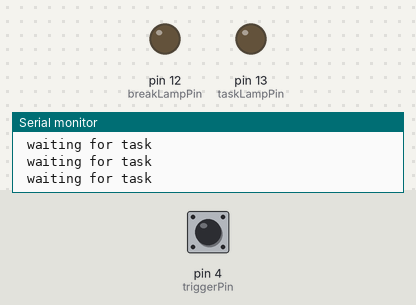
This sketch was run on a simulated Arduino Uno, built with avr-gcc and run on an emulated ATmega328P. Shown: output pins drawn as LEDs (lit = HIGH), the last lines printed to the serial monitor. Dashed ring = blinking. Inputs (shaded band) come from the test bench; at power-on: pin 4 (triggerPin) HIGH.

Above: at 1.2 s.
1.3 s: pin 4 (triggerPin) pulled LOW for 0.15 s
At 1.39 s:
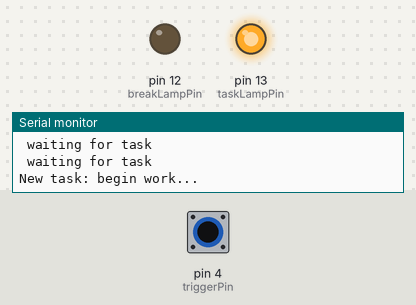
2.9 s: pin 4 (triggerPin) pulled LOW for 0.15 s
At 4.0 s:
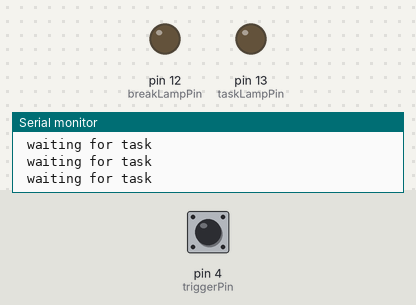
6.0 s: pin 4 (triggerPin) pulled LOW for 1 s
At 6.6 s:
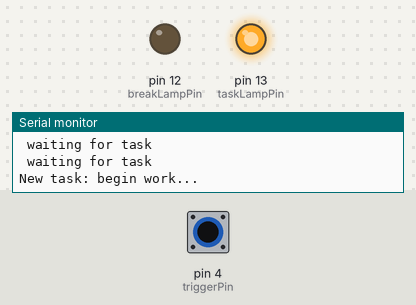
10.0 s: pin 4 (triggerPin) pulsed LOW 2 times (0.12 s each, 0.3 s apart)
At 10.36 s:
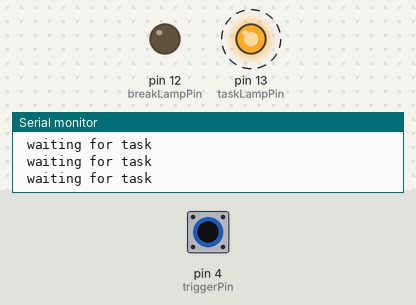
13.6 s: pin 4 (triggerPin) pulsed LOW 5 times (0.12 s each, 0.3 s apart)
At 15.5 s:
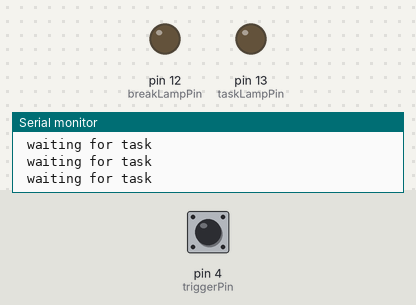
Timing chart, 0 to 17.0 s (numbered marks = the images above; inputs shaded):
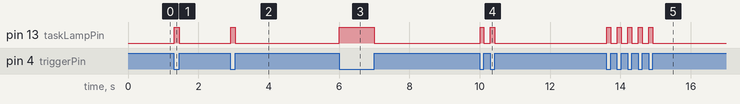

Measured:
- after the input at 1.3 s, pin 13 (taskLampPin): LOW → HIGH at once, → LOW 0.13 s later
- after the input at 2.9 s, pin 13 (taskLampPin): LOW → HIGH at once, → LOW 0.13 s later
- after the input at 6.0 s, pin 13 (taskLampPin): LOW → HIGH at once, → LOW 1.0 s later
- after the input at 10.0 s, pin 13 (taskLampPin): alternates HIGH for 0.11 s and LOW for 0.19 s, 4 changes in all, then stays LOW, starting at once
- after the input at 13.6 s, pin 13 (taskLampPin): alternates HIGH for 0.11 s and LOW for 0.19 s, 10 changes in all, then stays LOW, starting at once

The sketch:

pomodoro.ino
```cpp
int message = 0;//в дальнейшем будет использована для считывания положентя переключателя
// следующие переменные имеют тип long, так как время измеряется в миллисекундах
// и значение в переменных, возможно, будет превышать максимальный размер переменной типа int
unsigned long TASK_TIME = 10000; // для проверки задаем время работы = 10 секундам
unsigned long BREAK_TIME = 5000; // для проверки задаем время перерыва = 5 секунд
unsigned long taskDelayStart = 0; // момент времени, в который начинается отсчет (работа)
unsigned long breakDelayStart = 0; // момент времени, в который начинается отсчет (перерыв)
bool taskDelayRunning = false; // = true, если отсчет времени все еще идет (работа)
bool breakDelayRunning = false; // = true, если отсчет времени все еще идет (перерыв)
bool taskLightOn = false; // следим за состоянием светодиода

#define taskLampPin 13 //назначаем пин первому светодиоду (работа)
#define breakLampPin 12 //назначаем пин второму светодиоду (перерыв)
#define triggerPin 4 //назначаем пин переключателю

void setup() {
  pinMode(triggerPin, INPUT_PULLUP); //настраеваем на вход пин переключателя
                                    //со встроенным подтягивающим резистором
  pinMode(taskLampPin, OUTPUT); //настраевам пин первого светодиода на выход
  digitalWrite(taskLampPin, LOW);//при включении или перезагрузке первый светодиод выключен
  pinMode(breakLampPin, OUTPUT);//настраевам пин второго светодиода на выход
  digitalWrite(breakLampPin, LOW);//при включении или перезагрузке второй светодиод выключен

  // подключаем монитор порта, чтобы в дальнейшем отслеживать в нем время
  Serial.begin(9600);
}

void loop() {
  message = digitalRead(triggerPin);// загружаем в переменную message состояние переключаетеля
  if (message == 0){ //если переключатель находится в правом положении (выкл),
                    //то есть работа (задача) еще не выполнена
    if (!taskLightOn && !taskDelayRunning & !breakDelayRunning){ // если светодиоды выкл.
                                                                // и ни один таймер еще не начал работать
      taskDelayStart = millis(); // фиксируем время начала работы
      taskDelayRunning = true;   // включаем переменную, сигнализирующую о том, что отсчет времени (работа) пошел

      digitalWrite(taskLampPin, HIGH);         //включаем светодиод 1
      taskLightOn = true;// записываем в переменную, что светодиод 1 включен
      Serial.println("New task: begin work...");//  выводим в монитор порта текст
    }

    // проверяем, вышло ли время для работы
    if (taskLightOn && taskDelayRunning && ((millis() - taskDelayStart) >= TASK_TIME)) {
      taskDelayStart += TASK_TIME; // защита от "проскока" нужного времени
      taskDelayRunning = false;//выключаем таймер рабочего времени
      Serial.println("time has elapsed,  take a break");//выводим в монитор порта текст
      digitalWrite(breakLampPin, HIGH);         //включаем сведодиод 2
      digitalWrite(taskLampPin, LOW);          //выключаем светодиод 1
      taskLightOn = false;//записываем в переменную, что светодиод 1 выключен

       breakDelayStart = millis(); // фиксируем время начала перерыва
       breakDelayRunning = true;// включаем переменную, сигнализирующую о том, что отсчет времени (перерыв) пошел
     }

    // проверяем, закончилось ли время переыва
    if (!taskLightOn && breakDelayRunning && ((millis() - breakDelayStart) >= BREAK_TIME)) {
      breakDelayStart += BREAK_TIME; // защита от "проскока" нужного времени
      breakDelayRunning = false;  //выключаем таймер времени перерыва
      Serial.println("break time is over, back to work"); //выводим в монитор порта текст
      taskDelayRunning = true;  //включаем таймер рабочего времени
      taskDelayStart = millis();  // снова фиксируем время начала работы
    digitalWrite(breakLampPin, LOW);         // выключаем светодиод 2
      digitalWrite(taskLampPin, HIGH);         // включаем светодиод 1
      taskLightOn = true; // записываем в перемнную, что светодиод 1 горит
    }
  }

    if (message == 1){ //если работа выполнена, то выключаем все и ждем действий пользователя
      breakDelayRunning = false; //записываем, что оба таймера выключены
      taskDelayRunning = false;
      if (taskLightOn){ //если светодиод 1 в этот момент горел, значит пользователь выключил
                        //устройство до конца отсчета рабочего времени, значит задача выполнена раньше
      Serial.println("task complete"); //то выводим в монитор порта сообщение об окончании работы
      digitalWrite(taskLampPin, LOW);          //выключаем оба светодиода
      digitalWrite(breakLampPin, LOW);
      taskLightOn = false;//выключаем переменную, сообщающую о включенном светодиоде 1

      }
     Serial.println(" waiting for task"); //выводим в монитор порта сообщение об ожидании
     }
}
```
